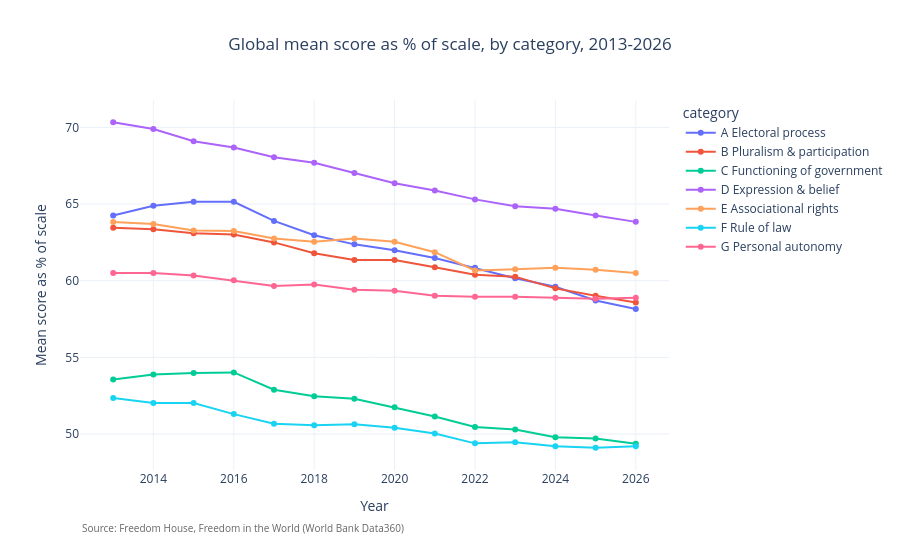

Write notebook code for a chart like this one.
### Markdown cell above
## 4. Change over time — the seven categories

**Question:** which dimensions deteriorated most since 2013?

**Method:** the seven category subtotals as global mean % of scale per year, one line each.

### Code cell
cats = ['FH_FIW_A', 'FH_FIW_B', 'FH_FIW_C', 'FH_FIW_D', 'FH_FIW_E', 'FH_FIW_F', 'FH_FIW_G']
cat_names = {'FH_FIW_A': 'A Electoral process', 'FH_FIW_B': 'B Pluralism & participation', 'FH_FIW_C': 'C Functioning of government', 'FH_FIW_D': 'D Expression & belief', 'FH_FIW_E': 'E Associational rights', 'FH_FIW_F': 'F Rule of law', 'FH_FIW_G': 'G Personal autonomy'}

cat_trend = num[num['INDICATOR'].isin(cats)].groupby(['INDICATOR', 'Year'])['pct'].mean().reset_index()
cat_trend['category'] = cat_trend['INDICATOR'].map(cat_names)

fig = create_multi_trend_chart(
    cat_trend,
    title='Global mean score as % of scale, by category, 2013-2026',
    y_label='Mean score as % of scale',
    group_col='category',
    value_col='pct',
)
fig.show()

### Figure 1 — Plotly figure (JSON) as saved in the notebook; plotly's stock layout.template omitted (floating-point values rounded to 4 significant figures)
{"data": [{"hovertemplate": "category=A Electoral process<br>Year=%{x}<br>Mean score as % of scale=%{y}<extra></extra>", "legendgroup": "A Electoral process", "line": {"color": "#636efa", "dash": "solid"}, "marker": {"symbol": "circle"}, "mode": "lines+markers", "name": "A Electoral process", "orientation": "v", "showlegend": true, "type": "scatter", "x": [2013, 2014, 2015, 2016, 2017, 2018, 2019, 2020, 2021, 2022, 2023, 2024, 2025, 2026], "xaxis": "x", "y": [64.26, 64.89, 65.14, 65.14, 63.9, 62.97, 62.37, 61.99, 61.48, 60.84, 60.16, 59.61, 58.72, 58.16], "yaxis": "y"}, {"hovertemplate": "category=B Pluralism & participation<br>Year=%{x}<br>Mean score as % of scale=%{y}<extra></extra>", "legendgroup": "B Pluralism & participation", "line": {"color": "#EF553B", "dash": "solid"}, "marker": {"symbol": "circle"}, "mode": "lines+markers", "name": "B Pluralism & participation", "orientation": "v", "showlegend": true, "type": "scatter", "x": [2013, 2014, 2015, 2016, 2017, 2018, 2019, 2020, 2021, 2022, 2023, 2024, 2025, 2026], "xaxis": "x", "y": [63.45, 63.36, 63.1, 63.01, 62.5, 61.8, 61.35, 61.35, 60.87, 60.4, 60.27, 59.5, 59.02, 58.58], "yaxis": "y"}, {"hovertemplate": "category=C Functioning of government<br>Year=%{x}<br>Mean score as % of scale=%{y}<extra></extra>", "legendgroup": "C Functioning of government", "line": {"color": "#00cc96", "dash": "solid"}, "marker": {"symbol": "circle"}, "mode": "lines+markers", "name": "C Functioning of government", "orientation": "v", "showlegend": true, "type": "scatter", "x": [2013, 2014, 2015, 2016, 2017, 2018, 2019, 2020, 2021, 2022, 2023, 2024, 2025, 2026], "xaxis": "x", "y": [53.55, 53.89, 53.98, 54.02, 52.89, 52.47, 52.3, 51.74, 51.15, 50.47, 50.3, 49.79, 49.7, 49.36], "yaxis": "y"}, {"hovertemplate": "category=D Expression & belief<br>Year=%{x}<br>Mean score as % of scale=%{y}<extra></extra>", "legendgroup": "D Expression & belief", "line": {"color": "#ab63fa", "dash": "solid"}, "marker": {"symbol": "circle"}, "mode": "lines+markers", "name": "D Expression & belief", "orientation": "v", "showlegend": true, "type": "scatter", "x": [2013, 2014, 2015, 2016, 2017, 2018, 2019, 2020, 2021, 2022, 2023, 2024, 2025, 2026], "xaxis": "x", "y": [70.34, 69.89, 69.1, 68.69, 68.05, 67.7, 67.03, 66.36, 65.88, 65.31, 64.86, 64.7, 64.25, 63.84], "yaxis": "y"}, {"hovertemplate": "category=E Associational rights<br>Year=%{x}<br>Mean score as % of scale=%{y}<extra></extra>", "legendgroup": "E Associational rights", "line": {"color": "#FFA15A", "dash": "solid"}, "marker": {"symbol": "circle"}, "mode": "lines+markers", "name": "E Associational rights", "orientation": "v", "showlegend": true, "type": "scatter", "x": [2013, 2014, 2015, 2016, 2017, 2018, 2019, 2020, 2021, 2022, 2023, 2024, 2025, 2026], "xaxis": "x", "y": [63.83, 63.71, 63.28, 63.24, 62.76, 62.54, 62.76, 62.54, 61.86, 60.67, 60.76, 60.84, 60.71, 60.5], "yaxis": "y"}, {"hovertemplate": "category=F Rule of law<br>Year=%{x}<br>Mean score as % of scale=%{y}<extra></extra>", "legendgroup": "F Rule of law", "line": {"color": "#19d3f3", "dash": "solid"}, "marker": {"symbol": "circle"}, "mode": "lines+markers", "name": "F Rule of law", "orientation": "v", "showlegend": true, "type": "scatter", "x": [2013, 2014, 2015, 2016, 2017, 2018, 2019, 2020, 2021, 2022, 2023, 2024, 2025, 2026], "xaxis": "x", "y": [52.35, 52.03, 52.03, 51.3, 50.67, 50.57, 50.64, 50.41, 50.03, 49.39, 49.46, 49.2, 49.11, 49.2], "yaxis": "y"}, {"hovertemplate": "category=G Personal autonomy<br>Year=%{x}<br>Mean score as % of scale=%{y}<extra></extra>", "legendgroup": "G Personal autonomy", "line": {"color": "#FF6692", "dash": "solid"}, "marker": {"symbol": "circle"}, "mode": "lines+markers", "name": "G Personal autonomy", "orientation": "v", "showlegend": true, "type": "scatter", "x": [2013, 2014, 2015, 2016, 2017, 2018, 2019, 2020, 2021, 2022, 2023, 2024, 2025, 2026], "xaxis": "x", "y": [60.5, 60.5, 60.34, 60.03, 59.66, 59.76, 59.41, 59.34, 59.02, 58.96, 58.96, 58.9, 58.83, 58.9], "yaxis": "y"}], "layout": {"annotations": [{"font": {"color": "#666666", "size": 10}, "showarrow": false, "text": "Source: Freedom House, Freedom in the World (World Bank Data360)", "x": 0, "xanchor": "left", "xref": "paper", "y": -0.18, "yref": "paper"}], "hovermode": "x unified", "legend": {"title": {"text": "category"}, "tracegroupgap": 0}, "margin": {"b": 90}, "title": {"text": "Global mean score as % of scale, by category, 2013-2026", "x": 0.5}, "xaxis": {"anchor": "y", "domain": [0.0, 1.0], "title": {"text": "Year"}}, "yaxis": {"anchor": "x", "domain": [0.0, 1.0], "title": {"text": "Mean score as % of scale"}}}}
